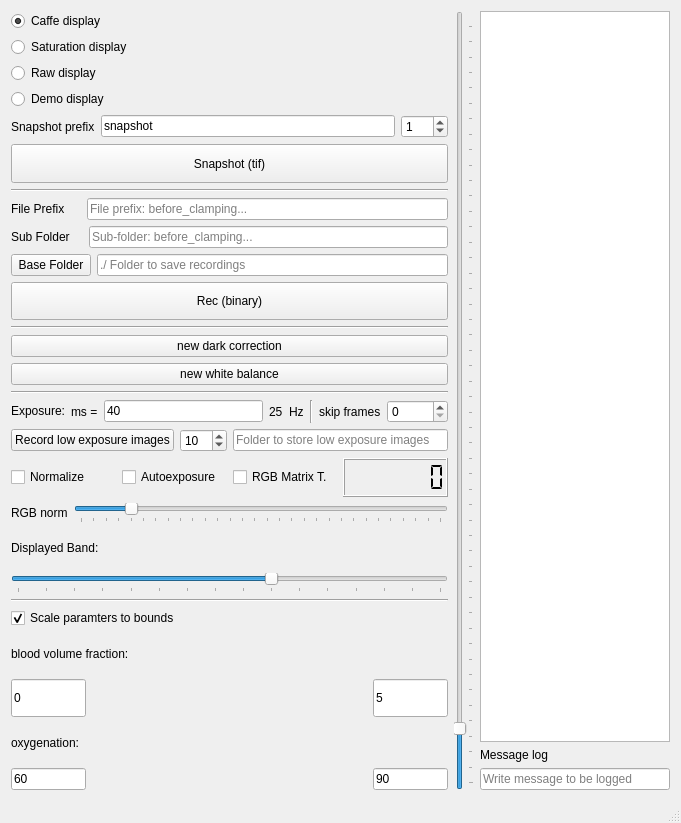
<?xml version="1.0" encoding="UTF-8"?>
<ui version="4.0">
 <class>MainWindow</class>
 <widget class="QMainWindow" name="MainWindow">
  <property name="geometry">
   <rect>
    <x>0</x>
    <y>0</y>
    <width>681</width>
    <height>823</height>
   </rect>
  </property>
  <property name="windowTitle">
   <string>susi control</string>
  </property>
  <widget class="QWidget" name="centralWidget">
   <layout class="QHBoxLayout" name="horizontalLayout_3">
    <item>
     <layout class="QHBoxLayout" name="horizontalLayout_15">
      <item>
       <layout class="QVBoxLayout" name="verticalLayout">
        <property name="sizeConstraint">
         <enum>QLayout::SetDefaultConstraint</enum>
        </property>
        <item>
         <layout class="QVBoxLayout" name="verticalLayout_2">
          <property name="sizeConstraint">
           <enum>QLayout::SetDefaultConstraint</enum>
          </property>
          <item>
           <widget class="QRadioButton" name="caffeRadioButton">
            <property name="enabled">
             <bool>true</bool>
            </property>
            <property name="text">
             <string>Caffe display</string>
            </property>
            <property name="checked">
             <bool>true</bool>
            </property>
           </widget>
          </item>
         </layout>
        </item>
        <item>
         <widget class="QRadioButton" name="radioButtonSaturation">
          <property name="text">
           <string>Saturation display</string>
          </property>
         </widget>
        </item>
        <item>
         <widget class="QRadioButton" name="radioButtonRaw">
          <property name="text">
           <string>Raw display</string>
          </property>
         </widget>
        </item>
        <item>
         <widget class="QRadioButton" name="radioButtonDemo">
          <property name="text">
           <string>Demo display</string>
          </property>
         </widget>
        </item>
        <item>
         <layout class="QHBoxLayout" name="horizontalLayout_12">
          <item>
           <widget class="QLabel" name="label_5">
            <property name="text">
             <string>Snapshot prefix</string>
            </property>
           </widget>
          </item>
          <item>
           <widget class="QLineEdit" name="snapshotPrefixlineEdit">
            <property name="text">
             <string>snapshot</string>
            </property>
           </widget>
          </item>
          <item>
           <widget class="QSpinBox" name="nrSnapshotsspinBox">
            <property name="maximum">
             <number>999</number>
            </property>
            <property name="value">
             <number>1</number>
            </property>
           </widget>
          </item>
         </layout>
        </item>
        <item>
         <widget class="QPushButton" name="snapshotButton">
          <property name="sizePolicy">
           <sizepolicy hsizetype="Minimum" vsizetype="Minimum">
            <horstretch>0</horstretch>
            <verstretch>0</verstretch>
           </sizepolicy>
          </property>
          <property name="text">
           <string>Snapshot (tif)</string>
          </property>
          <property name="checkable">
           <bool>false</bool>
          </property>
         </widget>
        </item>
        <item>
         <widget class="Line" name="line_2">
          <property name="orientation">
           <enum>Qt::Horizontal</enum>
          </property>
         </widget>
        </item>
        <item>
         <layout class="QHBoxLayout" name="horizontalLayout_11">
          <item>
           <widget class="QLabel" name="label_filePrefix">
            <property name="text">
             <string>File Prefix     </string>
            </property>
           </widget>
          </item>
          <item>
           <widget class="QLineEdit" name="recPrefixlineEdit">
            <property name="text">
             <string/>
            </property>
            <property name="placeholderText">
             <string>File prefix: before_clamping...</string>
            </property>
           </widget>
          </item>
         </layout>
        </item>
        <item>
         <layout class="QHBoxLayout" name="horizontalLayout_2">
          <item>
           <widget class="QLabel" name="label_subFolder">
            <property name="text">
             <string>Sub Folder    </string>
            </property>
           </widget>
          </item>
          <item>
           <widget class="QLineEdit" name="topFolderName">
            <property name="toolTip">
             <string>Add Suffix</string>
            </property>
            <property name="text">
             <string/>
            </property>
            <property name="placeholderText">
             <string>Sub-folder: before_clamping...</string>
            </property>
           </widget>
          </item>
         </layout>
        </item>
        <item>
         <layout class="QHBoxLayout" name="horizontalLayout_4">
          <item>
           <widget class="QPushButton" name="chooseFolder">
            <property name="sizePolicy">
             <sizepolicy hsizetype="Minimum" vsizetype="Minimum">
              <horstretch>0</horstretch>
              <verstretch>0</verstretch>
             </sizepolicy>
            </property>
            <property name="text">
             <string>Base Folder</string>
            </property>
           </widget>
          </item>
          <item>
           <widget class="QLineEdit" name="baseFolderLoc">
            <property name="readOnly">
             <bool>true</bool>
            </property>
            <property name="placeholderText">
             <string>./ Folder to save recordings</string>
            </property>
           </widget>
          </item>
         </layout>
        </item>
        <item>
         <layout class="QHBoxLayout" name="horizontalLayout_10"/>
        </item>
        <item>
         <widget class="QPushButton" name="recordButton">
          <property name="sizePolicy">
           <sizepolicy hsizetype="Minimum" vsizetype="Minimum">
            <horstretch>0</horstretch>
            <verstretch>0</verstretch>
           </sizepolicy>
          </property>
          <property name="styleSheet">
           <string notr="true"/>
          </property>
          <property name="text">
           <string>Rec (binary)</string>
          </property>
          <property name="checkable">
           <bool>true</bool>
          </property>
         </widget>
        </item>
        <item>
         <widget class="Line" name="line">
          <property name="orientation">
           <enum>Qt::Horizontal</enum>
          </property>
         </widget>
        </item>
        <item>
         <widget class="QPushButton" name="darkCorrectionButton">
          <property name="text">
           <string>new dark correction</string>
          </property>
         </widget>
        </item>
        <item>
         <widget class="QPushButton" name="whiteBalanceButton">
          <property name="text">
           <string>new white balance</string>
          </property>
         </widget>
        </item>
        <item>
         <layout class="QHBoxLayout" name="horizontalLayout_7"/>
        </item>
        <item>
         <widget class="Line" name="line_3">
          <property name="orientation">
           <enum>Qt::Horizontal</enum>
          </property>
         </widget>
        </item>
        <item>
         <layout class="QHBoxLayout" name="horizontalLayout">
          <item>
           <widget class="QLabel" name="label">
            <property name="sizePolicy">
             <sizepolicy hsizetype="Preferred" vsizetype="Fixed">
              <horstretch>0</horstretch>
              <verstretch>0</verstretch>
             </sizepolicy>
            </property>
            <property name="text">
             <string>Exposure:</string>
            </property>
           </widget>
          </item>
          <item>
           <widget class="QLabel" name="label_3">
            <property name="text">
             <string>ms =</string>
            </property>
           </widget>
          </item>
          <item>
           <widget class="QLineEdit" name="label_exp">
            <property name="text">
             <string>40</string>
            </property>
           </widget>
          </item>
          <item>
           <widget class="QLabel" name="label_hz">
            <property name="text">
             <string>25</string>
            </property>
           </widget>
          </item>
          <item>
           <widget class="QLabel" name="label_4">
            <property name="text">
             <string>Hz</string>
            </property>
           </widget>
          </item>
          <item>
           <widget class="Line" name="line_4">
            <property name="orientation">
             <enum>Qt::Vertical</enum>
            </property>
           </widget>
          </item>
          <item>
           <widget class="QLabel" name="label_6">
            <property name="text">
             <string>skip frames</string>
            </property>
           </widget>
          </item>
          <item>
           <widget class="QSpinBox" name="skipFramesSpinBox">
            <property name="toolTip">
             <string>Time to wait between consecutive recording frames</string>
            </property>
            <property name="toolTipDuration">
             <number>5</number>
            </property>
            <property name="maximum">
             <number>10000</number>
            </property>
           </widget>
          </item>
         </layout>
        </item>
        <item>
         <layout class="QHBoxLayout" name="horizontalLayout_6">
          <item>
           <widget class="QPushButton" name="recLowExposureImages">
            <property name="text">
             <string>Record low exposure images</string>
            </property>
           </widget>
          </item>
          <item>
           <widget class="QSpinBox" name="nLowExposureImages">
            <property name="minimum">
             <number>1</number>
            </property>
            <property name="maximum">
             <number>100</number>
            </property>
            <property name="value">
             <number>10</number>
            </property>
           </widget>
          </item>
          <item>
           <widget class="QLineEdit" name="folderLowExposureImages">
            <property name="enabled">
             <bool>true</bool>
            </property>
            <property name="text">
             <string/>
            </property>
            <property name="placeholderText">
             <string>Folder to store low exposure images</string>
            </property>
           </widget>
          </item>
         </layout>
        </item>
        <item>
         <layout class="QHBoxLayout" name="horizontalLayout_8">
          <item>
           <widget class="QCheckBox" name="normalizeCheckbox">
            <property name="text">
             <string>Normalize</string>
            </property>
            <property name="checked">
             <bool>false</bool>
            </property>
           </widget>
          </item>
          <item>
           <widget class="QCheckBox" name="AutoexposureCheckbox">
            <property name="text">
             <string>Autoexposure</string>
            </property>
           </widget>
          </item>
          <item>
           <widget class="QCheckBox" name="rgbMatrixTransformCheckBox">
            <property name="text">
             <string>RGB Matrix T.</string>
            </property>
            <property name="checked">
             <bool>false</bool>
            </property>
           </widget>
          </item>
          <item>
           <widget class="QLCDNumber" name="lcdNumberTimer">
            <property name="smallDecimalPoint">
             <bool>false</bool>
            </property>
            <property name="digitCount">
             <number>7</number>
            </property>
            <property name="mode">
             <enum>QLCDNumber::Dec</enum>
            </property>
            <property name="segmentStyle">
             <enum>QLCDNumber::Flat</enum>
            </property>
            <property name="value" stdset="0">
             <double>0.000000000000000</double>
            </property>
           </widget>
          </item>
         </layout>
        </item>
        <item>
         <layout class="QHBoxLayout" name="horizontalLayout_13">
          <item>
           <widget class="QLabel" name="label_7">
            <property name="text">
             <string>RGB norm</string>
            </property>
           </widget>
          </item>
          <item>
           <widget class="QSlider" name="rgbNormSlider">
            <property name="minimum">
             <number>1</number>
            </property>
            <property name="maximum">
             <number>30</number>
            </property>
            <property name="pageStep">
             <number>1</number>
            </property>
            <property name="value">
             <number>5</number>
            </property>
            <property name="orientation">
             <enum>Qt::Horizontal</enum>
            </property>
            <property name="tickPosition">
             <enum>QSlider::TicksBelow</enum>
            </property>
           </widget>
          </item>
         </layout>
        </item>
        <item>
         <widget class="QLabel" name="label_2">
          <property name="text">
           <string>Displayed Band:</string>
          </property>
         </widget>
        </item>
        <item>
         <widget class="QSlider" name="bandSlider">
          <property name="autoFillBackground">
           <bool>false</bool>
          </property>
          <property name="minimum">
           <number>1</number>
          </property>
          <property name="maximum">
           <number>16</number>
          </property>
          <property name="pageStep">
           <number>1</number>
          </property>
          <property name="value">
           <number>10</number>
          </property>
          <property name="orientation">
           <enum>Qt::Horizontal</enum>
          </property>
          <property name="invertedAppearance">
           <bool>false</bool>
          </property>
          <property name="tickPosition">
           <enum>QSlider::TicksBelow</enum>
          </property>
          <property name="tickInterval">
           <number>1</number>
          </property>
         </widget>
        </item>
        <item>
         <widget class="Line" name="line_5">
          <property name="orientation">
           <enum>Qt::Horizontal</enum>
          </property>
         </widget>
        </item>
        <item>
         <widget class="QCheckBox" name="ScaleParamtersCheckBox">
          <property name="text">
           <string>Scale paramters to bounds</string>
          </property>
          <property name="checked">
           <bool>true</bool>
          </property>
         </widget>
        </item>
        <item>
         <widget class="QLabel" name="vhb_tag">
          <property name="text">
           <string>blood volume fraction:</string>
          </property>
         </widget>
        </item>
        <item>
         <layout class="QHBoxLayout" name="horizontalLayout_5" stretch="0,0,0">
          <property name="sizeConstraint">
           <enum>QLayout::SetDefaultConstraint</enum>
          </property>
          <item>
           <widget class="QLineEdit" name="min_vhb_line_edit">
            <property name="sizePolicy">
             <sizepolicy hsizetype="Minimum" vsizetype="Minimum">
              <horstretch>0</horstretch>
              <verstretch>0</verstretch>
             </sizepolicy>
            </property>
            <property name="minimumSize">
             <size>
              <width>50</width>
              <height>0</height>
             </size>
            </property>
            <property name="text">
             <string>0</string>
            </property>
           </widget>
          </item>
          <item>
           <widget class="QLabel" name="jet_vhb">
            <property name="minimumSize">
             <size>
              <width>275</width>
              <height>0</height>
             </size>
            </property>
            <property name="maximumSize">
             <size>
              <width>132</width>
              <height>16777215</height>
             </size>
            </property>
            <property name="text">
             <string/>
            </property>
            <property name="pixmap">
             <pixmap>resources/jet_photo.jpg</pixmap>
            </property>
            <property name="scaledContents">
             <bool>true</bool>
            </property>
           </widget>
          </item>
          <item>
           <widget class="QLineEdit" name="max_vhb_line_edit">
            <property name="sizePolicy">
             <sizepolicy hsizetype="Minimum" vsizetype="Minimum">
              <horstretch>0</horstretch>
              <verstretch>0</verstretch>
             </sizepolicy>
            </property>
            <property name="minimumSize">
             <size>
              <width>50</width>
              <height>0</height>
             </size>
            </property>
            <property name="text">
             <string>5</string>
            </property>
           </widget>
          </item>
         </layout>
        </item>
        <item>
         <widget class="QLabel" name="sao2_label">
          <property name="text">
           <string>oxygenation:</string>
          </property>
         </widget>
        </item>
        <item>
         <layout class="QHBoxLayout" name="horizontalLayout_9">
          <item>
           <widget class="QLineEdit" name="min_sao2_line_edit">
            <property name="minimumSize">
             <size>
              <width>50</width>
              <height>0</height>
             </size>
            </property>
            <property name="text">
             <string>60</string>
            </property>
           </widget>
          </item>
          <item>
           <widget class="QLabel" name="jet_sao2">
            <property name="minimumSize">
             <size>
              <width>275</width>
              <height>0</height>
             </size>
            </property>
            <property name="text">
             <string/>
            </property>
            <property name="pixmap">
             <pixmap>resources/jet_photo.jpg</pixmap>
            </property>
            <property name="scaledContents">
             <bool>true</bool>
            </property>
           </widget>
          </item>
          <item>
           <widget class="QLineEdit" name="max_sao2_line_edit">
            <property name="minimumSize">
             <size>
              <width>50</width>
              <height>0</height>
             </size>
            </property>
            <property name="text">
             <string>90</string>
            </property>
           </widget>
          </item>
         </layout>
        </item>
       </layout>
      </item>
      <item>
       <widget class="QSlider" name="exposureSlider">
        <property name="minimum">
         <number>5</number>
        </property>
        <property name="maximum">
         <number>500</number>
        </property>
        <property name="value">
         <number>40</number>
        </property>
        <property name="orientation">
         <enum>Qt::Vertical</enum>
        </property>
        <property name="tickPosition">
         <enum>QSlider::TicksBelow</enum>
        </property>
        <property name="tickInterval">
         <number>10</number>
        </property>
       </widget>
      </item>
      <item>
       <layout class="QVBoxLayout" name="verticalLayout_3" stretch="2,0,0">
        <property name="spacing">
         <number>6</number>
        </property>
        <property name="sizeConstraint">
         <enum>QLayout::SetDefaultConstraint</enum>
        </property>
        <item>
         <widget class="QTextEdit" name="triggersTextEdit">
          <property name="maximumSize">
           <size>
            <width>16777215</width>
            <height>16777215</height>
           </size>
          </property>
         </widget>
        </item>
        <item>
         <layout class="QHBoxLayout" name="horizontalLayout_14">
          <item>
           <widget class="QLabel" name="label_8">
            <property name="text">
             <string>Message log </string>
            </property>
           </widget>
          </item>
         </layout>
        </item>
        <item>
         <widget class="QLineEdit" name="triggerText">
          <property name="inputMask">
           <string/>
          </property>
          <property name="text">
           <string/>
          </property>
          <property name="placeholderText">
           <string>Write message to be logged</string>
          </property>
         </widget>
        </item>
       </layout>
      </item>
     </layout>
    </item>
   </layout>
  </widget>
  <widget class="QStatusBar" name="statusBar"/>
 </widget>
 <layoutdefault spacing="6" margin="11"/>
 <resources/>
 <connections/>
</ui>
